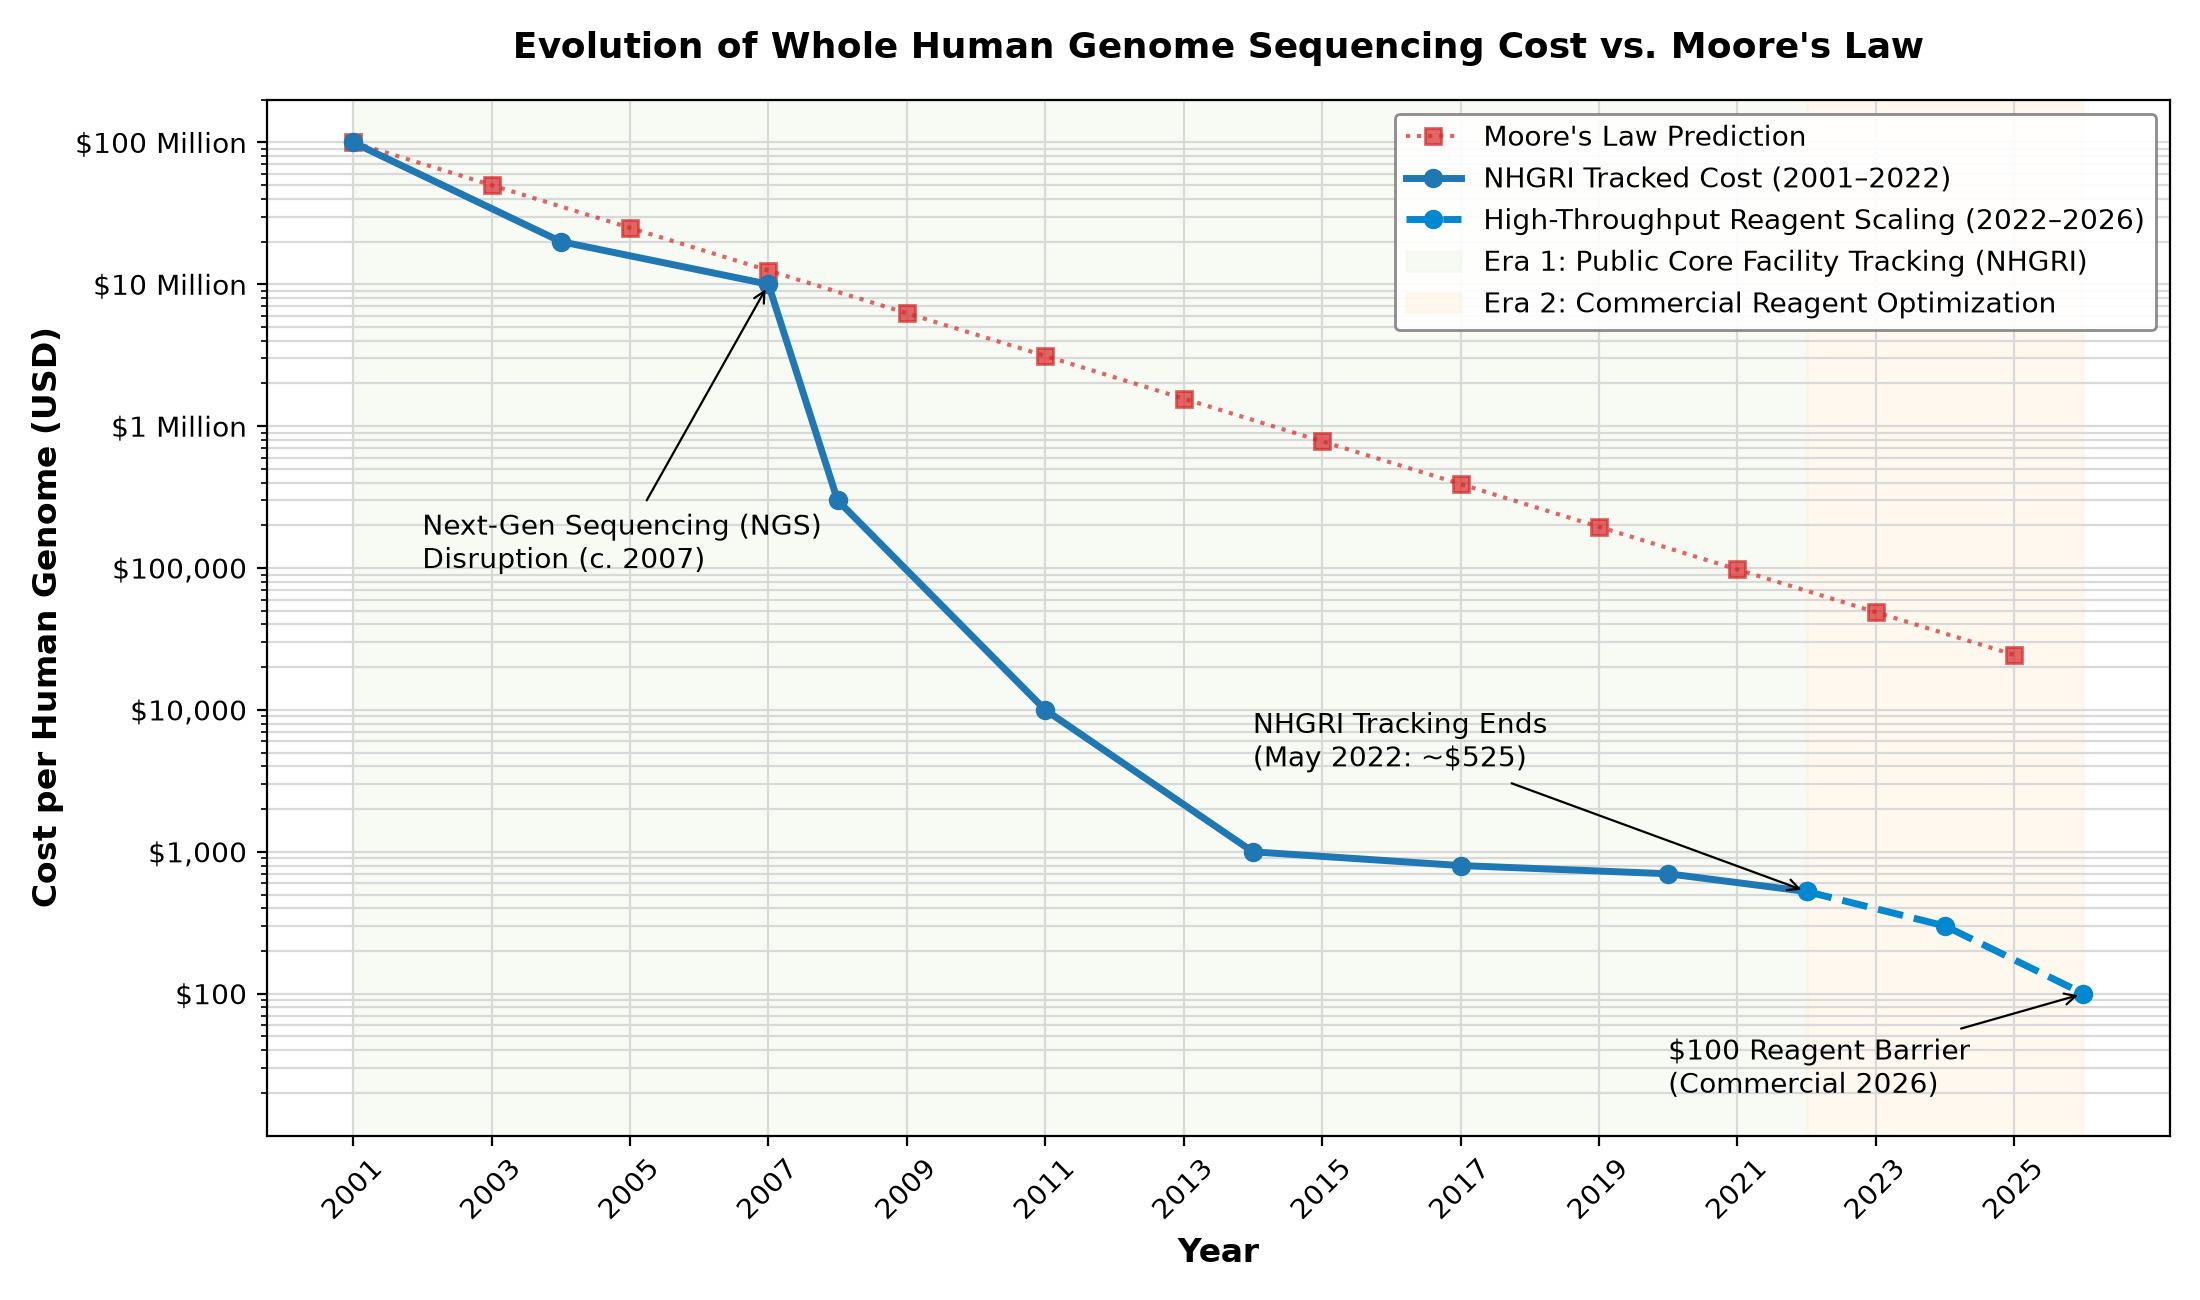

Generate this figure with Python:
import matplotlib
matplotlib.use("Agg")
import matplotlib.pyplot as plt

years_historical = [2001, 2004, 2007, 2008, 2011, 2014, 2017, 2020, 2022]
cost_historical = [100000000, 20000000, 10000000, 300000, 10000, 1000, 800, 700, 525]
years_projection = [2022, 2024, 2026]
cost_projection = [525, 300, 100]
all_years = list(range(2001, 2027, 2))
moores_law = [100000000 * (0.5 ** ((y - 2001) / 2)) for y in all_years]

plt.figure(figsize=(11, 6.5))
plt.grid(True, which="both", ls="-", color='0.85')
plt.plot(all_years, moores_law, color='#d62728', linestyle=':', marker='s', alpha=0.7, linewidth=1.5, label="Moore's Law Prediction")
plt.plot(years_historical, cost_historical, color='#1f77b4', marker='o', linewidth=2.5, label='NHGRI Tracked Cost (2001–2022)')
plt.plot(years_projection, cost_projection, color='#0288d1', linestyle='--', marker='o', linewidth=2.5, label='High-Throughput Reagent Scaling (2022–2026)')
plt.axvspan(2001, 2022, color='#f1f8e9', alpha=0.5, label='Era 1: Public Core Facility Tracking (NHGRI)')
plt.axvspan(2022, 2026, color='#fff3e0', alpha=0.5, label='Era 2: Commercial Reagent Optimization')
plt.yscale('log')
plt.ylabel('Cost per Human Genome (USD)', fontsize=12, fontweight='bold')
plt.xlabel('Year', fontsize=12, fontweight='bold')
plt.title('Evolution of Whole Human Genome Sequencing Cost vs. Moore\'s Law', fontsize=13, fontweight='bold', pad=15)
plt.xticks(list(range(2001, 2027, 2)), rotation=45)
yticks = [100, 1000, 10000, 100000, 1000000, 10000000, 100000000]
ytick_labels = ['$100', '$1,000', '$10,000', '$100,000', '$1 Million', '$10 Million', '$100 Million']
plt.yticks(yticks, ytick_labels)
plt.ylim(10, 2e8)
plt.annotate('Next-Gen Sequencing (NGS)\nDisruption (c. 2007)', xy=(2007, 10000000), xytext=(2002, 100000),
             arrowprops=dict(facecolor='black', arrowstyle='->', lw=0.8))
plt.annotate('NHGRI Tracking Ends\n(May 2022: ~$525)', xy=(2022, 525), xytext=(2014, 4000),
             arrowprops=dict(facecolor='black', arrowstyle='->', lw=0.8))
plt.annotate('$100 Reagent Barrier\n(Commercial 2026)', xy=(2026, 100), xytext=(2020, 20),
             arrowprops=dict(facecolor='black', arrowstyle='->', lw=0.8))
plt.legend(loc='upper right', frameon=True, facecolor='white', edgecolor='gray', framealpha=0.9)
plt.tight_layout()
plt.savefig("figs/sequencingCost.png", dpi=200)
plt.savefig("figs/sequencingCost.pdf")
